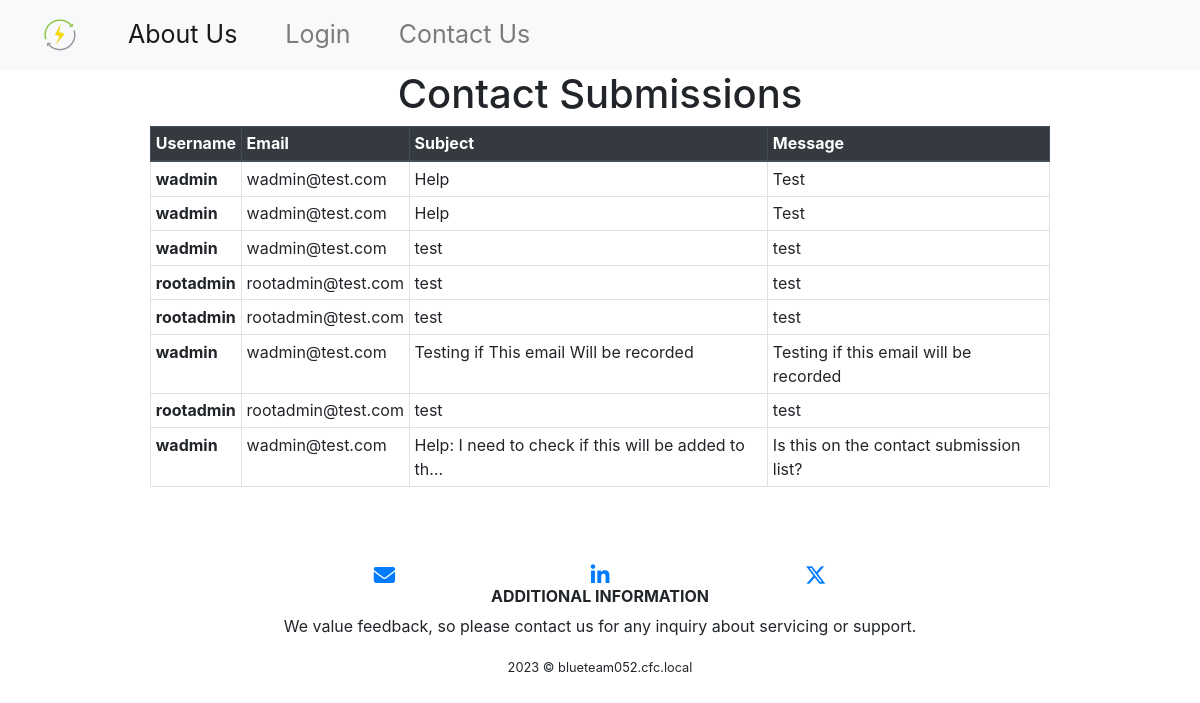
Screenshot of /admin-portal/contact_submissions with the database file from the repository.
### main/models.py (models this page shows, shortened)
class ContactSupport(models.Model):
    username = models.CharField(max_length=255)
    email = models.EmailField()
    subject = models.CharField(max_length=255)
    message = models.TextField()
    class Meta:
        app_label  = 'main'

### main/views.py (the view)
# urls.py: path('admin-portal/contact_submissions', views.contact_submissions, name='contact_submissions'),
def contact_submissions(request):
	submissions = ContactSupport.objects.all()
	return render(request, 'admin-portal/contact_submissions.html', {'submissions': submissions})

### templates/admin-portal/contact_submissions.html (shortened to what this page needs)
{% extends 'base.html' %}
{% load static %}
{% block data %}
  <head>
  </head>
  {% include 'navbar.html' %}
  <body>
    <h1 class="text-center">Contact Submissions</h1>
    <table class="table table-bordered table-hover table-sm w-75 mx-auto">
      <thead class="thead-dark">
        <th scope="col">Username</th>
        <th scope="col">Email</th>
        <th scope="col">Subject</th>
        <th scope="col">Message</th>
      </thead>
      <tbody>
        {% for submission in submissions %}
          <tr>
            <th scope="row">{{ submission.username }}</td>
            <td>{{ submission.email }}</td>
            <td>{{ submission.subject|truncatechars:50 }}</td>
            <td>{{ submission.message|truncatechars:75 }}</td>
          </tr>
        {% endfor %}
      </tbody>
    </table>
    {% include 'footer.html' %}
  </body>
{% endblock %}

### static/css/base.css (style rules this page uses)
html { height: 100%; }
body { margin: 0; padding: 0; height: 100%; }

### rows the page displays
ContactSupport: username "wadmin", email "wadmin@test.com", subject "Help", message "Test"
ContactSupport: username "wadmin", email "wadmin@test.com", subject "Help", message "Test"
ContactSupport: username "wadmin", email "wadmin@test.com", subject "test", message "test"
ContactSupport: username "rootadmin", email "rootadmin@test.com", subject "test", message "test"
ContactSupport: username "rootadmin", email "rootadmin@test.com", subject "test", message "test"
ContactSupport: username "wadmin", email "wadmin@test.com", subject "Testing if This email Will be recorded", message "Testing if this email will be recorded"
ContactSupport: username "rootadmin", email "rootadmin@test.com", subject "test", message "test"
ContactSupport: username "wadmin", email "wadmin@test.com", subject "Help: I need to check if this will be added to th…", message "Is this on the contact submission list?"
